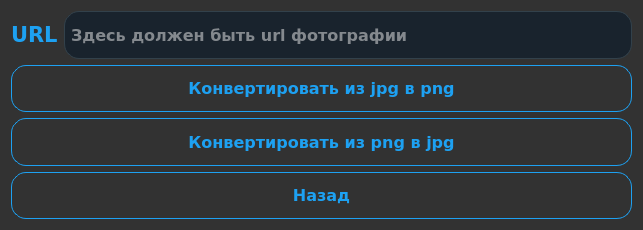
<?xml version="1.0" encoding="UTF-8"?>
<ui version="4.0">
 <class>Dialog</class>
 <widget class="QDialog" name="Dialog">
  <property name="geometry">
   <rect>
    <x>0</x>
    <y>0</y>
    <width>643</width>
    <height>230</height>
   </rect>
  </property>
  <property name="windowTitle">
   <string>Convert Window</string>
  </property>
  <property name="styleSheet">
   <string notr="true">QWidget
{
    color: #b1b1b1;
    background-color: #323232;
    selection-background-color:#323232;
    selection-color: black;
    background-clip: border;
    border-image: none;
    border: 0px transparent black;
    outline: 0;
}

QWidget:item:hover
{
    background-color: #D1DBCB;
    color: black;
}

QWidget:item:selected
{
    background-color: #D1DBCB;
    border: 0px
}</string>
  </property>
  <layout class="QVBoxLayout" name="verticalLayout">
   <item>
    <layout class="QHBoxLayout" name="horizontalLayout">
     <item>
      <widget class="QLabel" name="url_label">
       <property name="sizePolicy">
        <sizepolicy hsizetype="Fixed" vsizetype="Fixed">
         <horstretch>0</horstretch>
         <verstretch>0</verstretch>
        </sizepolicy>
       </property>
       <property name="font">
        <font>
         <family>Verdana</family>
         <pointsize>16</pointsize>
         <weight>75</weight>
         <bold>true</bold>
        </font>
       </property>
       <property name="styleSheet">
        <string notr="true">QLabel{
font-weight: bold;

border-radius: 15px;
color: #1DA1F2;
}</string>
       </property>
       <property name="text">
        <string>URL</string>
       </property>
      </widget>
     </item>
     <item>
      <widget class="QLineEdit" name="convert_line_edit">
       <property name="sizePolicy">
        <sizepolicy hsizetype="Minimum" vsizetype="Preferred">
         <horstretch>0</horstretch>
         <verstretch>0</verstretch>
        </sizepolicy>
       </property>
       <property name="font">
        <font>
         <family>Verdana</family>
         <pointsize>12</pointsize>
         <weight>75</weight>
         <bold>true</bold>
        </font>
       </property>
       <property name="styleSheet">
        <string notr="true">QLineEdit {
  background-color: #19232D;
  padding-top: 2px;
  /* This QLineEdit fix  103, 111 */
  padding-bottom: 2px;
  /* This QLineEdit fix  103, 111 */
  padding-left: 4px;
  padding-right: 4px;
  border-style: solid;
  border: 1px solid #32414B;
  color: #F0F0F0;
  border-radius: 15px;
}

QLineEdit:disabled {
  background-color: #19232D;
  color: #787878;
}

QLineEdit:hover {
  border: 1px solid #148CD2;
  color: #F0F0F0;
}

QLineEdit:focus {
  border: 1px solid #1464A0;
}

QLineEdit:selected {
  background-color: #1464A0;
  color: #32414B;
}</string>
       </property>
       <property name="placeholderText">
        <string>Здесь должен быть url фотографии</string>
       </property>
      </widget>
     </item>
    </layout>
   </item>
   <item>
    <widget class="QPushButton" name="convert_jpg_to_png_button">
     <property name="sizePolicy">
      <sizepolicy hsizetype="Minimum" vsizetype="Minimum">
       <horstretch>0</horstretch>
       <verstretch>0</verstretch>
      </sizepolicy>
     </property>
     <property name="font">
      <font>
       <family>Verdana</family>
       <pointsize>12</pointsize>
       <weight>75</weight>
       <bold>true</bold>
      </font>
     </property>
     <property name="toolTip">
      <string>&lt;html&gt;&lt;head/&gt;&lt;body&gt;&lt;p&gt;&lt;span style=&quot; font-size:10pt;&quot;&gt;Нажмите на кнопку, чтобы загрузить фотографию на Ваш компьютер и в приложение&lt;/span&gt;&lt;/p&gt;&lt;/body&gt;&lt;/html&gt;</string>
     </property>
     <property name="styleSheet">
      <string notr="true">QPushButton{
font-weight: bold;
border: 1px solid #1DA1F2;
border-radius: 15px;
color: #1DA1F2;

}
QPushButton:hover{
font-weight: bold;
border: 1px solid #1DA1F2;
border-radius: 15px;
color: #1DA1F2;
background-color: #fff;
}
QPushButton:pressed{
font-weight: bold;
border: 1px solid #1DA1F2;
border-radius: 15px;
color: #1DA1F2;
background-color: #cccccc;
}
QPushButton:disabled {
  background-color: #32414B;
  color: #787878;
  padding: 3px;
}
 QToolTip {
     border: 2px solid darkkhaki;
     padding: 5px;
     border-radius: 3px;
     opacity: 200;
 }</string>
     </property>
     <property name="text">
      <string>Конвертировать из jpg в png</string>
     </property>
    </widget>
   </item>
   <item>
    <widget class="QPushButton" name="convert_png_to_jpg_button">
     <property name="sizePolicy">
      <sizepolicy hsizetype="Minimum" vsizetype="Minimum">
       <horstretch>0</horstretch>
       <verstretch>0</verstretch>
      </sizepolicy>
     </property>
     <property name="font">
      <font>
       <family>Verdana</family>
       <pointsize>12</pointsize>
       <weight>75</weight>
       <bold>true</bold>
      </font>
     </property>
     <property name="toolTip">
      <string>&lt;html&gt;&lt;head/&gt;&lt;body&gt;&lt;p&gt;&lt;span style=&quot; font-size:10pt;&quot;&gt;Нажмите на кнопку, чтобы загрузить фотографию на Ваш компьютер и в приложение&lt;/span&gt;&lt;/p&gt;&lt;/body&gt;&lt;/html&gt;</string>
     </property>
     <property name="styleSheet">
      <string notr="true">QPushButton{
font-weight: bold;
border: 1px solid #1DA1F2;
border-radius: 15px;
color: #1DA1F2;

}
QPushButton:hover{
font-weight: bold;
border: 1px solid #1DA1F2;
border-radius: 15px;
color: #1DA1F2;
background-color: #fff;
}
QPushButton:pressed{
font-weight: bold;
border: 1px solid #1DA1F2;
border-radius: 15px;
color: #1DA1F2;
background-color: #cccccc;
}
QPushButton:disabled {
  background-color: #32414B;
  color: #787878;
  padding: 3px;
}
 QToolTip {
     border: 2px solid darkkhaki;
     padding: 5px;
     border-radius: 3px;
     opacity: 200;
 }</string>
     </property>
     <property name="text">
      <string>Конвертировать из png в jpg</string>
     </property>
    </widget>
   </item>
   <item>
    <widget class="QPushButton" name="back_button">
     <property name="sizePolicy">
      <sizepolicy hsizetype="Minimum" vsizetype="Minimum">
       <horstretch>0</horstretch>
       <verstretch>0</verstretch>
      </sizepolicy>
     </property>
     <property name="font">
      <font>
       <family>Verdana</family>
       <pointsize>12</pointsize>
       <weight>75</weight>
       <bold>true</bold>
      </font>
     </property>
     <property name="toolTip">
      <string>&lt;html&gt;&lt;head/&gt;&lt;body&gt;&lt;p&gt;&lt;span style=&quot; font-size:10pt;&quot;&gt;Нажмите на кнопку, чтобы загрузить фотографию на Ваш компьютер и в приложение&lt;/span&gt;&lt;/p&gt;&lt;/body&gt;&lt;/html&gt;</string>
     </property>
     <property name="styleSheet">
      <string notr="true">QPushButton{
font-weight: bold;
border: 1px solid #1DA1F2;
border-radius: 15px;
color: #1DA1F2;

}
QPushButton:hover{
font-weight: bold;
border: 1px solid #1DA1F2;
border-radius: 15px;
color: #1DA1F2;
background-color: #fff;
}
QPushButton:pressed{
font-weight: bold;
border: 1px solid #1DA1F2;
border-radius: 15px;
color: #1DA1F2;
background-color: #cccccc;
}
QPushButton:disabled {
  background-color: #32414B;
  color: #787878;
  padding: 3px;
}
 QToolTip {
     border: 2px solid darkkhaki;
     padding: 5px;
     border-radius: 3px;
     opacity: 200;
 }</string>
     </property>
     <property name="text">
      <string>Назад</string>
     </property>
    </widget>
   </item>
  </layout>
 </widget>
 <resources/>
 <connections/>
</ui>
